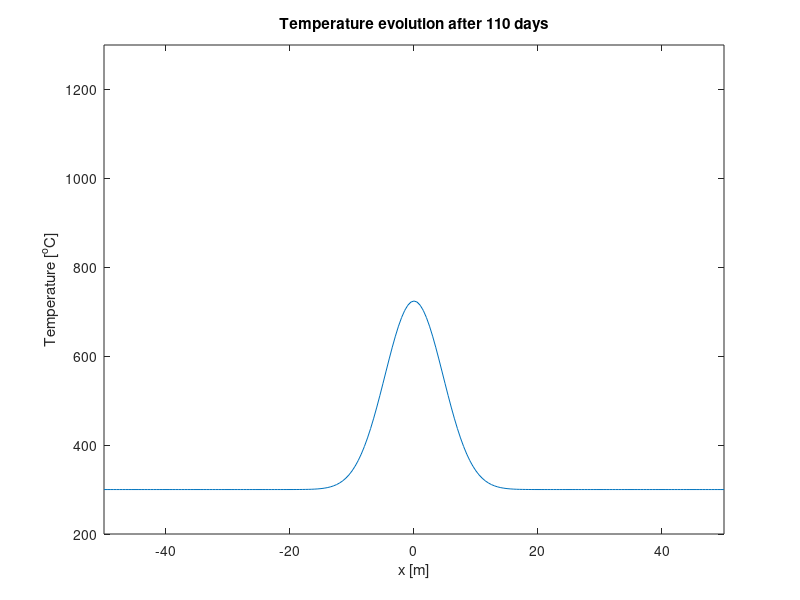
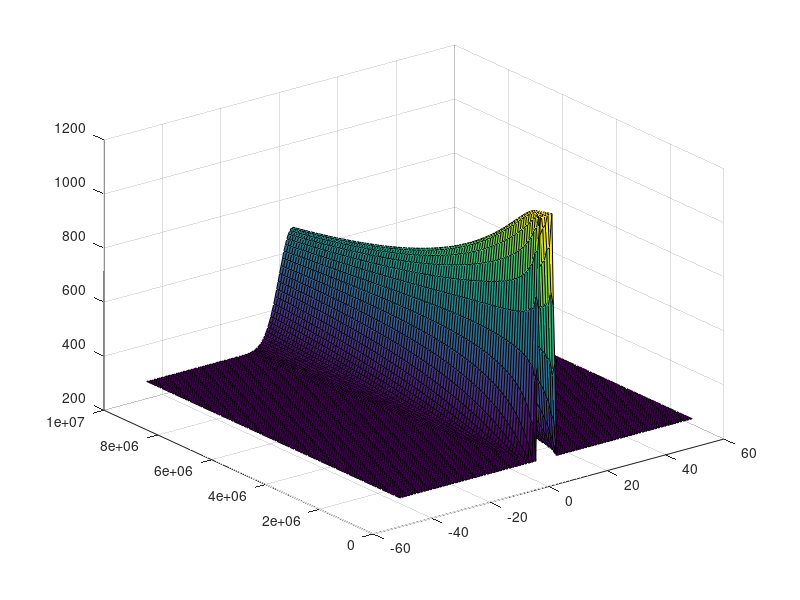

MATLAB code for these plots, in order:
% Solves the 1D heat equation with an explicit finite difference scheme
% 
% From Thorsten Becker's webpage
%

clear all
close all

% Physical parameters
L = 100; % Length of modeled domain [m]
Tmagma = 1200; % Temperature of magma [C]
Trock = 300; % Temperature of country rock [C]
kappa = 1e-6; % Thermal diffusivity of rock [m2/s]
W = 5; % Width of dike [m]
day = 3600*24; % # seconds per day
dt = 1.1*day; % Timestep [s]

% Numerical parameters
nx = 201; % Number of gridpoints in x-direction
nt = 100; % Number of timesteps to compute
dx = L/(nx-1); % Spacing of grid
x = -L/2:dx:L/2;% Grid

% Explicitly Defined Parameters
c = (kappa*dt)/(dx*dx); % Heat Constant

% Setup initial temperature profile
T = ones(size(x))*Trock;
T(find(abs(x)<=W/2)) = Tmagma;

% Definition of G
G = zeros(nx, nx);
for i = 2:nx-1
        G(i,i-1) = c;
        G(i, i) = 1-(2*c);
        G(i,i+1) = c;
end
G(1,1) = 1;
G(nx, nx) = 1;

time = 0;

% Initial Definition of m
m = zeros(nx, 1);
m(1:95) = 300;
m(96:106) = 1200;
m(107, 201)= 300;

for n=1:nt % Timestep loop
    % Compute new temperature
    Tnew = zeros(nx,1);

%     for i=2:nx-1
%         Tnew(i) = c*T(i-1) + (1-(2*c))*T(i) + c*T(i+1);
%     end

% Tnew = G .* m;
Tnew = G*T';

    % Set boundary conditions
    Tnew(1) = T(1);
    Tnew(nx) = T(nx);
    
    % Update temperature and time
    T = Tnew';
%     m = Tnew;
    time = time+dt;
    
    % Plot solution
    figure(1), clf
    plot(x,Tnew);
    Ymat(n,:) = n*dt*(ones(1,nx));
    Xmat(n,:) = x;
    Tmat(n,:) = Tnew;
    axis([-50 50 200 1300])
    xlabel('x [m]')
    ylabel('Temperature [^oC]')
    title(['Temperature evolution after ',num2str(time/day),' days'])
    drawnow
end
figure
surf(Xmat,Ymat,Tmat)